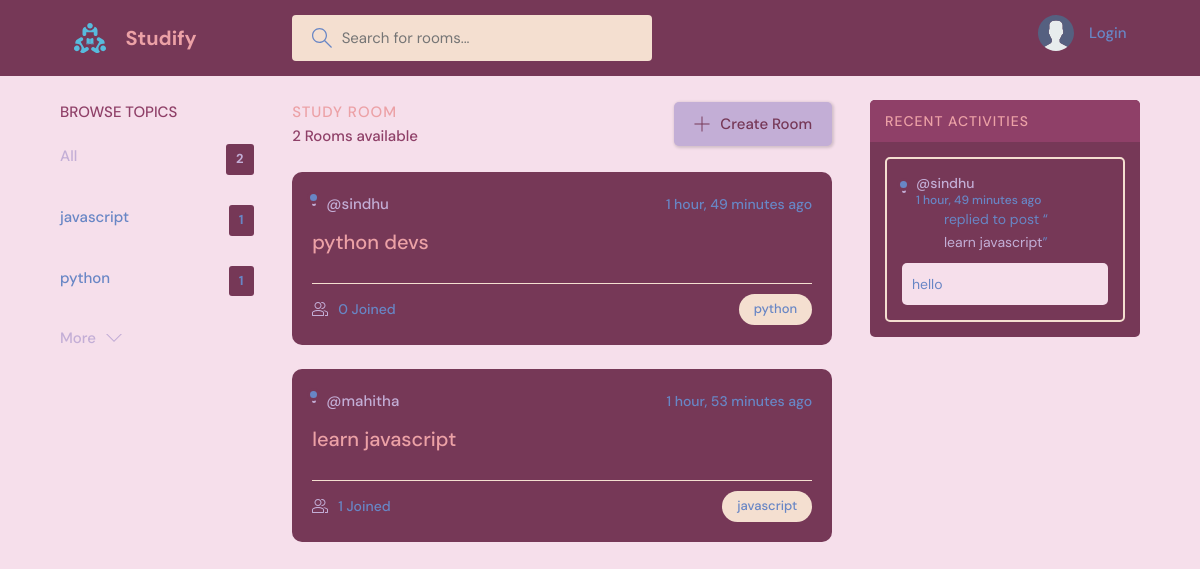
The page / on the database its author committed.
### base/models.py (models this page shows, shortened)
class Topic(models.Model):
    name = models.CharField(max_length=200)

class Room(models.Model):
    host = models.ForeignKey(User, on_delete=models.SET_NULL, null=True)
    topic = models.ForeignKey(Topic, on_delete=models.SET_NULL, null=True)
    name = models.CharField(max_length=200)
    description = models.TextField(null=True, blank=True)
    participants = models.ManyToManyField(User, related_name='participants', blank=True)
    updated = models.DateTimeField(auto_now=True)
    created = models.DateTimeField(auto_now_add=True)
    class Meta:
        ordering = ['-updated', '-created']
    def __str__(self):
        return self.name

class Message(models.Model):
    user = models.ForeignKey(User, on_delete=models.CASCADE)
    room = models.ForeignKey(Room, on_delete=models.CASCADE)
    body = models.TextField()
    updated = models.DateTimeField(auto_now=True)
    created = models.DateTimeField(auto_now_add=True)
    class Meta:
        ordering = ['-updated', '-created']
    def __str__(self):
        return self.body[0:50]

### base/views.py (the view)
# urls.py: path('', views.home, name="home"),
def home(request):
    q = request.GET.get('q') if request.GET.get('q') != None else ''
    rooms = Room.objects.filter(
        Q(topic__name__icontains = q) |
        Q(name__icontains = q) |
        Q(description__icontains = q)
        )
    topics = Topic.objects.all()[0:5]
    room_count = rooms.count()
    room_messages = Message.objects.filter(Q(room__topic__name__icontains = q))
    context = {'rooms': rooms, 'topics':topics, 'room_count': room_count, 'room_messages': room_messages}
    return render(request, 'base/home.html', context)

### base/templates/base/home.html (shortened to what this page needs)
{% extends 'main.html' %}
{% block content %}
    <main class="layout layout--3">
      <div class="container">
        {% include 'base/topic_component.html' %}
        <div class="roomList">
          <div class="roomList__header">
            <div>
              <h2>Study Room</h2>
              <p>{{room_count}} Rooms available</p>
            </div>
            <a class="btn btn--main" href="{% url 'create-room' %}">
              <svg version="1.1" xmlns="http://www.w3.org/2000/svg" width="32" height="32" viewBox="0 0 32 32">
                <title>add</title>
                <path
                  d="M16.943 0.943h-1.885v14.115h-14.115v1.885h14.115v14.115h1.885v-14.115h14.115v-1.885h-14.115v-14.115z"
                ></path>
              </svg>
              Create Room
            </a>
          </div>
          {% include 'base/feed_component.html' %}
        </div>
        {% include 'base/activity_component.html' %}
      </div>
    </main>
{% endblock %}

### base/templates/base/topic_component.html
<div class="topics">
   <div class="topics__header">
     <h2>Browse Topics</h2>
   </div>
   <ul class="topics__list">
     <li>
       <a href="{% url 'home' %}" class="active">All <span>{{topics.count}}</span></a>
     </li>
     {% for topic in topics %}
     <li>
       <a href="{% url 'home' %}?q={{topic.name}}">{{topic.name}}<span>{{topic.room_set.all.count}}</span></a>
     </li>
     {% endfor %}
   <a class="btn btn--link" href="{% url 'topics' %}">
     More
     <svg version="1.1" xmlns="http://www.w3.org/2000/svg" width="32" height="32" viewBox="0 0 32 32">
       <title>chevron-down</title>
       <path d="M16 21l-13-13h-3l16 16 16-16h-3l-13 13z"></path>
     </svg>
   </a>
 </div>

### base/templates/base/feed_component.html (shortened to what this page needs)
{% for room in rooms %}
<div class="roomListRoom">
    <div class="roomListRoom__header">
      <a href="{% url 'user-profile' room.host.id %}" class="roomListRoom__author">
        <div class="avatar avatar--small">
        </div>
        <span>@{{room.host.username}}</span>
      </a>
      <div class="roomListRoom__actions">
        <span>{{room.created|timesince}} ago</span>
      </div>
    </div>
    <div class="roomListRoom__content">
      <a href="{% url 'room' room.id %}">{{room.name}}</a>
    </div>
    <div class="roomListRoom__meta">
      <a href="{% url 'room' room.id %}" class="roomListRoom__joined">
        {{room.participants.all.count}} Joined
      </a>
      <p class="roomListRoom__topic">{{room.topic.name}}</p>
    </div>
  </div>
  {% endfor %}

### base/templates/base/activity_component.html (shortened to what this page needs)
<div class="activities">
        <div class="activities__header">
          <h2>Recent Activities</h2>
        </div>
        {% for message in room_messages %}
        <div class="activities__box">
          <div class="activities__boxHeader roomListRoom__header">
            <a href="{% url 'user-profile' message.user.id %}" class="roomListRoom__author">
              <div class="avatar avatar--small">
              </div>
              <p>
                @{{message.user}}
                <span>{{message.created|timesince}} ago</span>
              </p>
            </a>
          </div>
          <div class="activities__boxContent">
            <p>replied to post “<a href="{% url 'room' message.room.id %}">{{message.room}}</a>”</p>
            <div class="activities__boxRoomContent">
              {{message.body}}
            </div>
          </div>
        </div>
        {% endfor %}
      </div>

### rows shown on the page
Topic: name "javascript", room_set.all.count "1"
Topic: name "python", room_set.all.count "1"
Room: host.username "sindhu", created "1 hour, 49 minutes", name "python devs", participants.all.count "0", topic.name "python"
Room: host.username "mahitha", created "1 hour, 53 minutes", name "learn javascript", participants.all.count "1", topic.name "javascript"
Message: user "sindhu", created "1 hour, 49 minutes", room "learn javascript", body "hello"

### other values the page prints
{{ topics.count }} "2"
{{ room_count }} "2"
